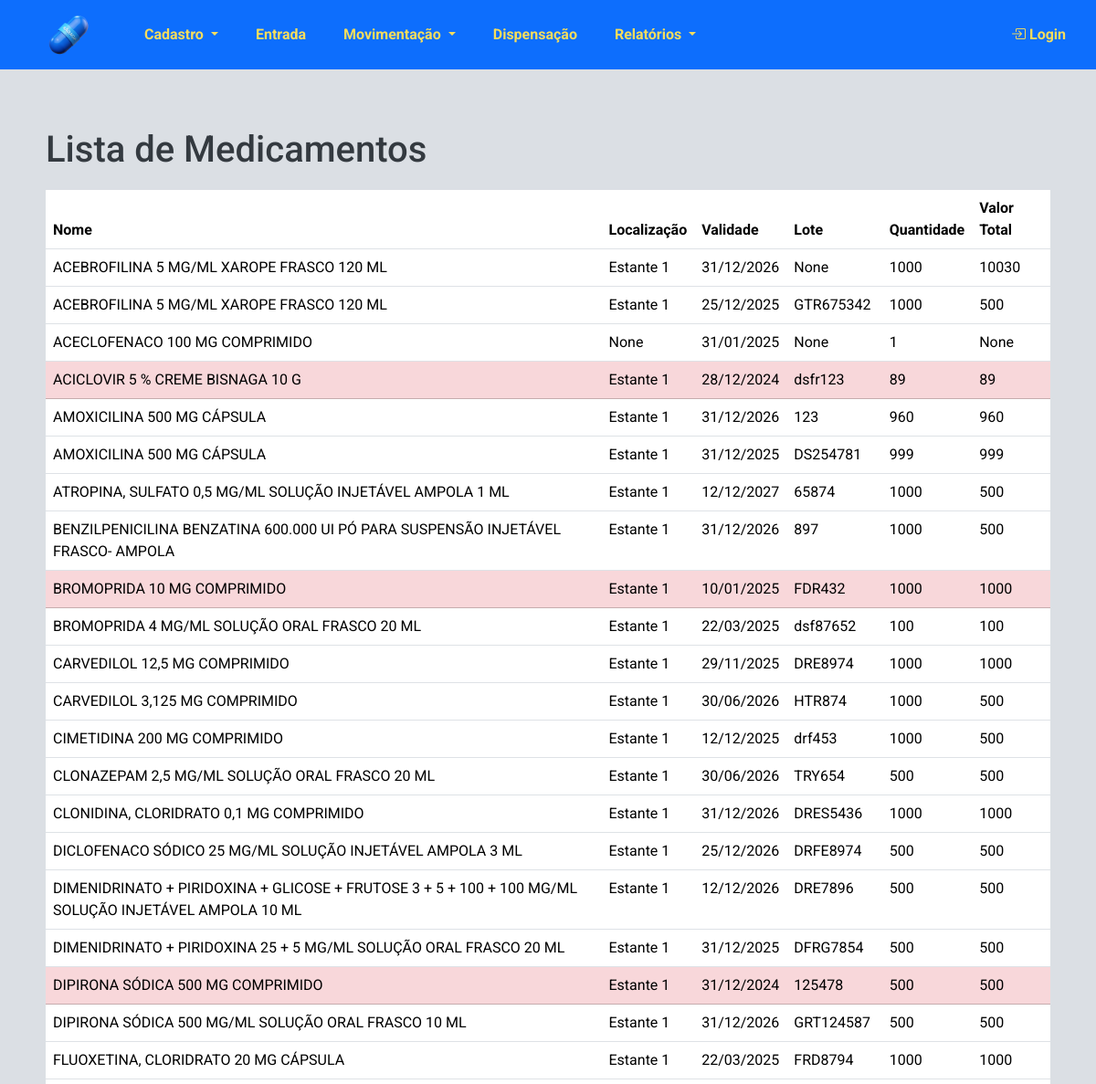
/estoque/lista_medicamentos/ (upper part), run on an earlier commit of the app's database.
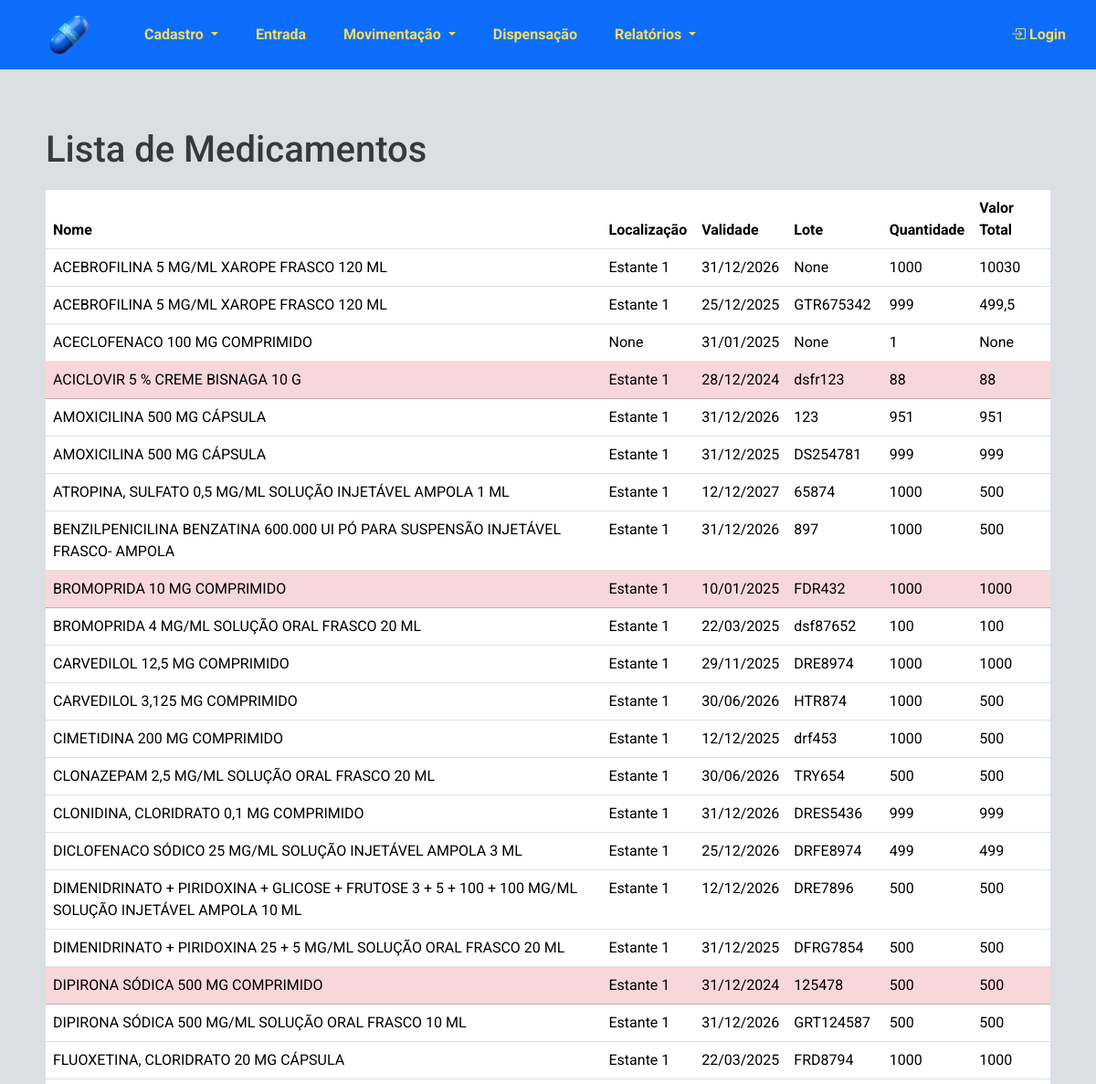
And on a later commit of the database.
### estoque/models.py (models this page shows, shortened)
class DetalhesMedicamento(models.Model):
    estoque = models.ForeignKey(EntradaEstoque, on_delete=models.CASCADE, related_name='detalhes_medicamentos')
    medicamento = models.ForeignKey(Medicamento, on_delete=models.CASCADE)
    quantidade = models.PositiveIntegerField(default=0)
    localizacao = models.CharField(max_length=100, blank=True, null=True, verbose_name=u"Localização")
    validade = models.DateField(blank=True, null=True)
    lote = models.CharField(max_length=50, blank=True, null=True)
    valor = models.DecimalField(max_digits=10, decimal_places=2, blank=True, null=True, verbose_name="Valor Unitário")
    fabricante = models.CharField(max_length=100, blank=True, null=True)

### estoque/views.py (the view)
# urls.py: path("lista_medicamentos/", views.lista_medicamentos, name="lista_medicamentos"),
def lista_medicamentos(request):
    now = timezone.now()
    now_plus_3_months = (now + timedelta(days=90)).date()
    detalhes_medicamentos = (
        DetalhesMedicamento.objects.values(
            "medicamento__nome", "localizacao", "validade", "lote"
        )
        .annotate(
            total_quantidade=Sum("quantidade"),
            total_valor=Sum(F("quantidade") * F("valor"))
        )
        .order_by("medicamento__nome", "lote")
    )
    return render(
        request,
        "estoque/lista_medicamentos.html",
        {
            "detalhes_medicamentos": detalhes_medicamentos,
            "now_plus_3_months": now_plus_3_months,
        },
    )

### estoque/templates/estoque/lista_medicamentos.html (shortened to what this page needs)
{% extends 'estoque/base.html' %}
{% block content %}
<h1>Lista de Medicamentos</h1>
<table class="table">
    <thead>
        <tr>
            <th scope="col">Nome</th>
            <th scope="col">Localização</th>
            <th scope="col">Validade</th>
            <th scope="col">Lote</th>
            <th scope="col">Quantidade</th>
            <th scope="col">Valor Total</th>
        </tr>
    </thead>
    <tbody>
        {% for detalhe_medicamento in detalhes_medicamentos %}
            {% if detalhe_medicamento.total_quantidade > 0 %}
                {% with detalhe_medicamento.validade as validade %}
                    {% if validade %}
                        {% if validade < now_plus_3_months %}
                            <tr class="table-danger">
                        {% else %}
                            <tr>
                        {% endif %}
                            <td>{{ detalhe_medicamento.medicamento__nome }}</td>
                            <td>{{ detalhe_medicamento.localizacao }}</td>
                            <td>{{ validade|date:"d/m/Y" }}</td>
                            <td>{{ detalhe_medicamento.lote }}</td>
                            <td>{{ detalhe_medicamento.total_quantidade }}</td>
                            <td>{{ detalhe_medicamento.total_valor }}</td>
                        </tr>
                    {% endif %}
                {% endwith %}
            {% endif %}
        {% endfor %}
    </tbody>
</table>
{% endblock %}

What changed in the data, as far as the page shows it:
changed DetalhesMedicamento "GTR675342": total_quantidade "1000" → "999"; total_valor "500" → "499,5"
changed DetalhesMedicamento "dsfr123": total_quantidade "89" → "88"; total_valor "89" → "88"
changed DetalhesMedicamento (number 3 of 19 on the later page): total_quantidade "960" → "951"; total_valor "960" → "951"
changed DetalhesMedicamento "DRES5436": total_quantidade "1000" → "999"; total_valor "1000" → "999"
changed DetalhesMedicamento "DRFE8974": total_quantidade "500" → "499"; total_valor "500" → "499"
